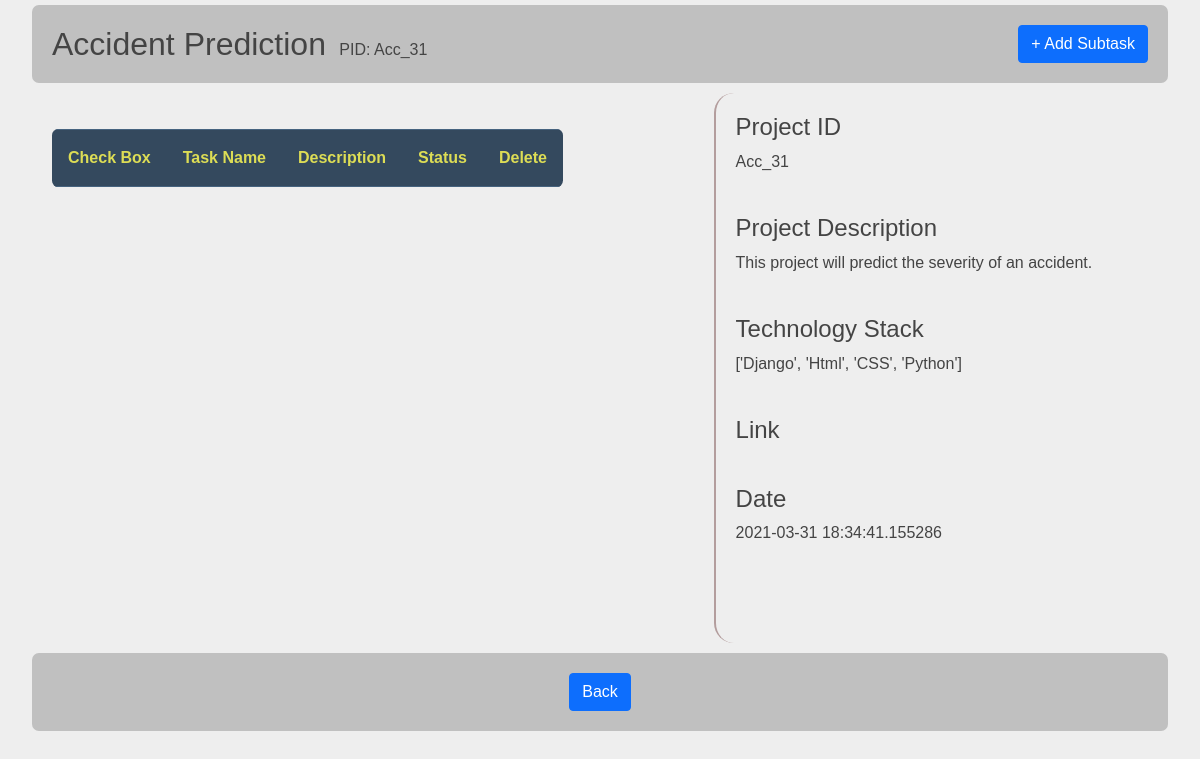
Page /modules/Acc_31/ (signed in) on the earlier database version.
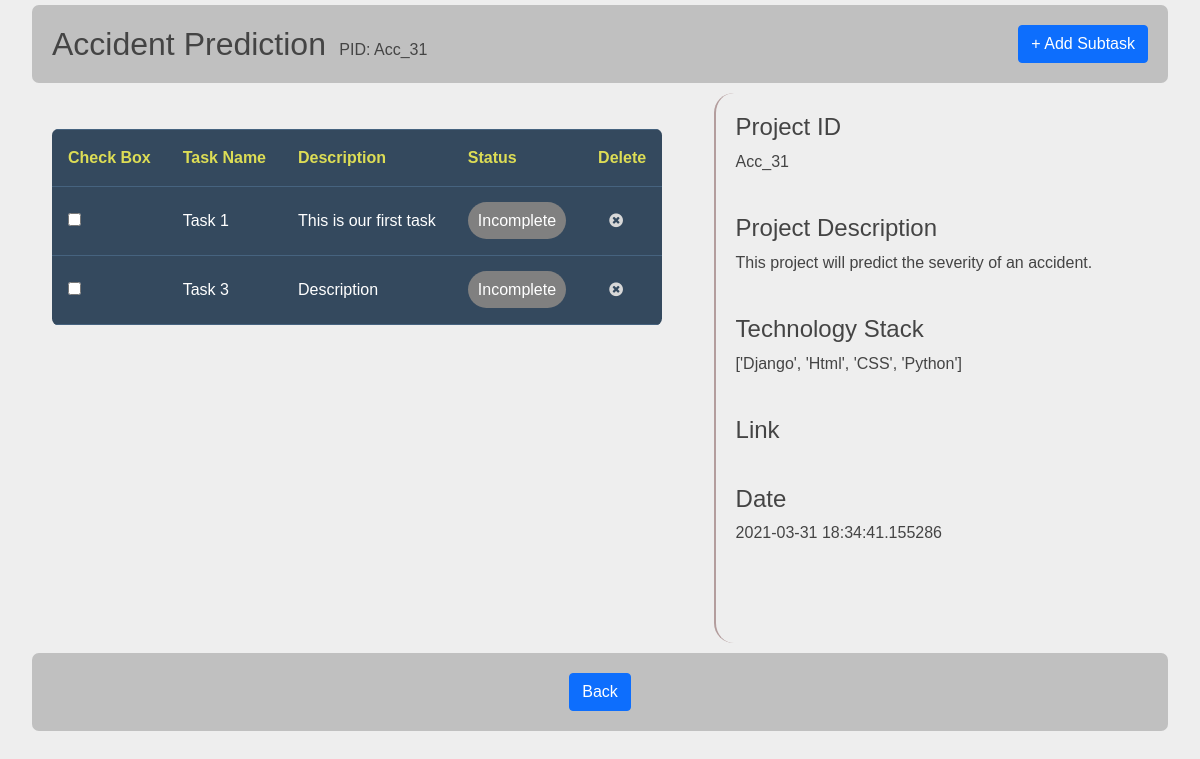
Same page on the later database version.
### home/models.py (models this page shows, shortened)
class Project_add(models.Model):
    pid = models.CharField(max_length=50, null=True, blank=True)
    name = models.CharField(max_length=200)
    desc = models.CharField(max_length=700)
    link = models.CharField(max_length=200)
    stack = models.CharField(max_length=300)
    date = models.CharField(max_length=100)
    proj_image= models.ImageField(upload_to='media/proj_image/')

class Subtask(models.Model):
    project = models.ForeignKey(Project_add,on_delete=models.CASCADE)
    name = models.CharField(max_length=100)
    description = models.TextField()
    status = models.CharField(max_length=15,choices=(('complete','Completed'),('incomplete',"Incomplete")),default='incomplete')

### home/views.py (the view)
# urls.py: path('modules/<str:p_id>/', views.modules, name="modules"),
@login_required(login_url="/login")
def modules(request, p_id):
    obj = Project_add.objects.get(pid = p_id)
    if request.method == "POST":
        name = request.POST.get("name")
        description = request.POST.get("desc")
        subtask = Subtask(project=obj,name=name,description=description,status="incomplete")
        subtask.save()
    all_subtasks = Subtask.objects.filter(project=obj)
    context= {"obj": obj,"all_subtasks":all_subtasks}
    return render(request, 'modules.html', context)

### templates/modules.html (shortened to what this page needs)
{% load static %}
<!DOCTYPE html>
<html lang="en">
<head>
  <link href="https://cdn.jsdelivr.net/npm/bootstrap@5.0.0-beta1/dist/css/bootstrap.min.css" rel="stylesheet">
  <link rel="stylesheet" href="https://cdnjs.cloudflare.com/ajax/libs/font-awesome/4.1.0/css/font-awesome.min.css">
  <link rel="stylesheet" href="{% static 'css/moduleStyle.css' %}" type="text/css">
</head>
<body>
  <header>
    <h2 style="display: inline;">{{obj.name}}</h2>
    <p style="display: inline;"> &nbsp PID: {{obj.pid}}</p>
    <button style="display: inline;" class="btn btn-primary float-end" id="myBtn">+ Add Subtask </button>
   </header>
  <div class= "main">
    <section>
      <table class="rwd-table">
        <tr>
          <th>Check Box</th>
          <th>Task Name</th>
          <th>Description</th>
          <th>Status</th>
          <th>Delete</th>
        </tr>
        {% for subtask in all_subtasks %}
        <tr id="row{{subtask.id}}">
          <td data-th="Check Box">
          {% if subtask.status == "incomplete" %}
          <input type="checkbox" id="{{subtask.id}}" onclick="checkme(this)"/>
          {% else %}
          <input type="checkbox" id="{{subtask.id}}" onclick="checkme(this)" checked/>
          {% endif %}
          </td>
          <td data-th="Task Name">
          <label for="{{subtask.id}}">
            {{subtask.name}}
          </label>
          </td>
          <td data-th="Description">
            {{subtask.description}}
          </td>
          <td data-th="Status" id="subtask_status{{subtask.id}}">
          {% if subtask.status == "complete" %}
          <span style="background-color: green;padding: 10px;">Complete</span>
          {% else %}
          <span style="background-color: grey;padding: 10px;">Incomplete</span>
          {% endif %}
          </td>
          <td data-th="Delete">
          <span class="delete-item" title="remove" id="{{subtask.id}}">
            <i class="fa fa-times-circle"></i>
          </span>
          </td>
        </tr>
        {% endfor %}
      </table>
    </section>
    <aside class="right">
      <h4>Project ID</h4>
      <p>{{obj.pid}}</p><br>
      <h4>Project Description</h4>
      <p>{{obj.desc}}</p><br>
      <h4>Technology Stack</h4>
      <p>{{obj.stack}}</p><br>
      <h4>Link</h4>
      <p>{{obj.link}}</p><br>
      <h4>Date</h4>
      <p>{{obj.date}}</p>
    </aside>
  </div>
  <footer>
    <a href="{% url 'project_view'%}" class="btn btn-primary ">Back</a>
   </footer>
</body>
</html>

### static/css/moduleStyle.css (style rules this page uses)
* { box-sizing: border-box; }
body { margin: 0px; padding: 10px; }
header, footer { padding: 20px; margin-top: 5px; background-color: #C0C0C0; border-radius: 7px; }
footer { text-align: center; }
section { width: 60%; float: left; height: 550px; padding: 20px; }
.right { width: 40%; float: left; height: 550px; border-left: 2px solid rgb(179, 157, 157); padding: 20px; }
.main * { border-radius: 20px; }
.main { margin: 10px 0px; }
.main::after { content: ""; clear: both; display: table; }
.delete-item { display: block; height: 36px; width: 36px; line-height: 36px; right: 0; top: 0; text-align: center; color: #d8d8d8; }
.rwd-table { margin: 1em 0; min-width: 300px; }
.rwd-table tr { border-top: 1px solid #ddd; border-bottom: 1px solid #ddd; }
.rwd-table th { display: none; }
.rwd-table td { display: block; }
.rwd-table td:first-child { padding-top: .5em; }
.rwd-table td:last-child { padding-bottom: .5em; }
.rwd-table td:before { content: attr(data-th) ": "; font-weight: bold; width: 6.5em; display: inline-block; }
@media (min-width: 480px) { .rwd-table td:before { display: none; } }
.rwd-table th, .rwd-table td { text-align: left; }
@media (min-width: 480px) { .rwd-table th, .rwd-table td { display: table-cell; padding: .25em .5em; } }
@media (min-width: 480px) { .rwd-table th:first-child, .rwd-table td:first-child { padding-left: 0; } }
@media (min-width: 480px) { .rwd-table th:last-child, .rwd-table td:last-child { padding-right: 0; } }
body { padding: 0 2em; font-family: Montserrat, sans-serif; -webkit-font-smoothing: antialiased; text-rendering: optimizeLegibility; color: #444; background: #eee; }
.rwd-table { background: #34495E; color: #fff; border-radius: .4em; overflow: hidden; }
.rwd-table tr { border-color: #46637f; }
.rwd-table th, .rwd-table td { margin: .5em 1em; }
@media (min-width: 480px) { .rwd-table th, .rwd-table td { padding: 1em !important; } }
.rwd-table th, .rwd-table td:before { color: #dd5; }

Differences in the rows shown:
added Subtask: name "Task 1", description "This is our first task", status "Incomplete"
added Subtask: name "Task 3", description "Description", status "Incomplete"
